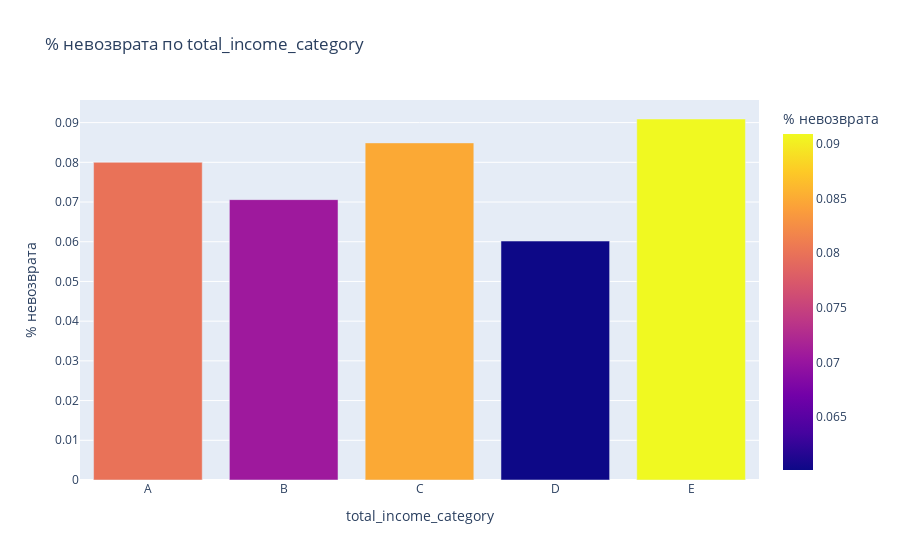

Source (notebook cell):
### Markdown cell above
### Вызываем функцию pivot() и применяем в качестве аргумента `data` и `total_income_category`.

### Code cell
pivot(data, 'total_income_category')

### Figure 1 — Plotly figure (JSON) as saved in the notebook; plotly's stock layout.template omitted (floating-point values rounded to 4 significant figures)
{"data": [{"alignmentgroup": "True", "hovertemplate": "total_income_category=%{x}<br>% невозврата=%{marker.color}<extra></extra>", "legendgroup": "", "marker": {"color": [0.08, 0.0706, 0.08489, 0.06017, 0.09091], "coloraxis": "coloraxis", "pattern": {"shape": ""}}, "name": "", "offsetgroup": "", "orientation": "v", "showlegend": false, "textposition": "auto", "type": "bar", "x": ["A", "B", "C", "D", "E"], "xaxis": "x", "y": [0.08, 0.0706, 0.08489, 0.06017, 0.09091], "yaxis": "y"}], "layout": {"barmode": "relative", "coloraxis": {"colorbar": {"title": {"text": "% невозврата"}}, "colorscale": [[0, "#0d0887"], [0.1111, "#46039f"], [0.2222, "#7201a8"], [0.3333, "#9c179e"], [0.4444, "#bd3786"], [0.5556, "#d8576b"], [0.6667, "#ed7953"], [0.7778, "#fb9f3a"], [0.8889, "#fdca26"], [1, "#f0f921"]]}, "legend": {"tracegroupgap": 0}, "title": {"text": "% невозврата по total_income_category"}, "xaxis": {"anchor": "y", "domain": [0, 1], "title": {"text": "total_income_category"}}, "yaxis": {"anchor": "x", "domain": [0, 1], "title": {"text": "% невозврата"}}}}
